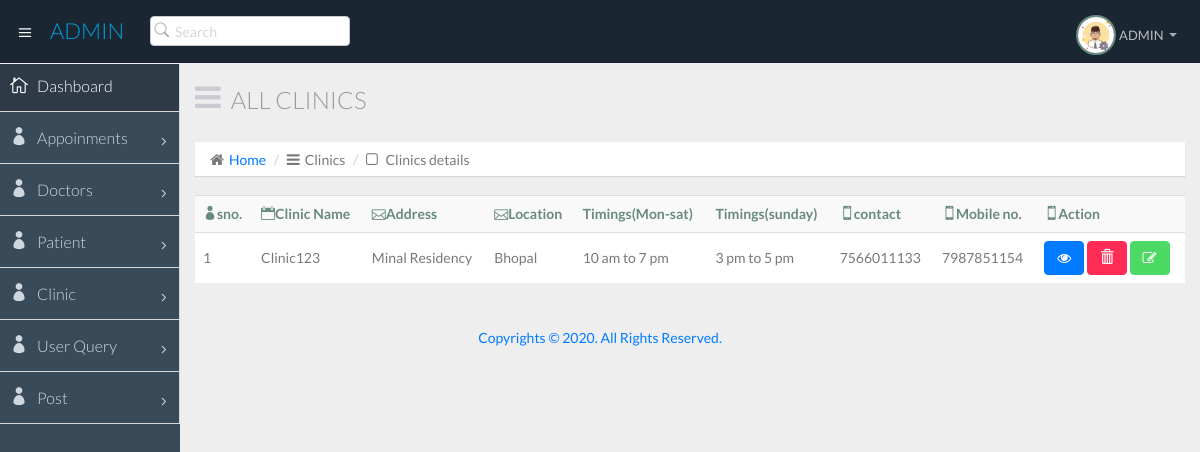
Page /admin/admin_allClinic.php on the committed database.
### tables this page shows
CREATE TABLE `clinics` (
  `clinic_id` int(100) NOT NULL,
  `d_id` int(100) NOT NULL,
  `name` varchar(200) NOT NULL,
  `address` varchar(200) NOT NULL,
  `location` varchar(150) DEFAULT NULL,
  `timing_ms` varchar(200) NOT NULL,
  `timing_sun` varchar(200) NOT NULL,
  `contact_no` varchar(200) NOT NULL,
  `mobile_no` varchar(200) NOT NULL
);

### admin/admin_allClinic.php (the view, shortened to what this page needs)
<?php
require('./comnpages/config.php');
?>
<!DOCTYPE html>
<html lang="en">
  <head>
    <link href="css/bootstrap.min.css" rel="stylesheet">
    <link href="css/bootstrap-theme.css" rel="stylesheet">
    <link href="css/elegant-icons-style.css" rel="stylesheet" />
    <link href="css/font-awesome.min.css" rel="stylesheet" />
    <link href="css/style.css" rel="stylesheet">
    <link href="css/style-responsive.css" rel="stylesheet" />
  </head>
  <body>
  <section id="container" class="">
      <?php require('./comnpages/header.php'); ?>
	   <?php require('./comnpages/side.php'); ?>
      <section id="main-content">
          <section class="wrapper">
		  <div class="row">
				<div class="col-lg-12">
					<h3 class="page-header"><i class="fa fa fa-bars"></i>All Clinics</h3>
					<ol class="breadcrumb">
						<li><i class="fa fa-home"></i><a href="index.html">Home</a></li>
						<li><i class="fa fa-bars"></i>Clinics</li>
						<li><i class="fa fa-square-o"></i> Clinics details</li>
					</ol>
				</div>
			</div>
              <div class="row">
                  <div class="col-lg-12">
                      <section class="panel">
                          <table class="table table-striped table-advance table-hover">
                           <tbody>
                              <tr>
                                 <th><i class="icon_profile"></i>sno.</th>
                                 <th><i class="icon_calendar"></i>Clinic Name</th>
                                 <th><i class="icon_mail_alt"></i>Address</th>
                                 <th><i class="icon_mail_alt"></i>Location</th>
                                 <th>Timings(Mon-sat)</th>
                                 <th>Timings(sunday)</th>
                                 <th><i class="icon_mobile"></i>contact</th>
                                 <th><i class="icon_mobile"></i>Mobile no.</th>
                                 <th><i class="icon_mobile"></i>Action</th>
                              </tr>
							  <?php
							$select = mysqli_query($conn,"SELECT * FROM clinics");
		                     $noofrows=mysqli_num_rows($select);
							 $count=0;
							 if($noofrows>0)
							 {
		                      while($row= mysqli_fetch_array($select))
		                          {
		                            $count++;
							  ?>
                              <tr>
                                 <td><?php echo $count; ?></td>
                                 <td><?php echo$row['name']; ?></td>
                                 <td><?php echo$row['address']; ?></td>
                                 <td><?php echo$row['location']; ?></td>
                                 <td><?php echo$row['timing_ms']; ?></td>
                                 <td><?php echo$row['timing_sun']; ?></td>
                                 <td><?php echo$row['contact_no']; ?></td>
                                 <td><?php echo$row['mobile_no']; ?></td>
								 <td>
						<a href="./admin_allClinic_view.php?cid=<?php echo $row['clinic_id']; ?>"
						title="view" class="btn btn-primary">
							<i class="fa fa-eye"> </i></a>
					<a onclick="return confirm('Are you sure you want to delete this record');" href="model/admin_model_Clinic_delete.php?
					pcid=<?php echo $row['clinic_id'];?>&action=delete"
					title="Delete" class="btn btn-danger">
					<i class="glyphicon glyphicon-trash"></i>
					</a>
			<a href="./admin_allClinic_update.php?xcid=<?php echo $row['clinic_id'];?>
		 "  title="edit" class="btn btn-success">
					<i class="fa fa-edit" ></i></a>
				  </td>
                              </tr>
							  <?php
								  }}
							  ?>
                             </tbody>
                        </table>
                      </section>
                  </div>
              </div>
          </section>
      </section>
		  <?php include("./comnpages/credit.php");?>
  </section>
  </body>
</html>

### rows in the picture
clinics: name "Clinic123", address "Minal Residency", location "Bhopal", timing_ms "10 am to 7 pm", timing_sun "3 pm to 5 pm", contact_no "7566011133", mobile_no "7987851154"
